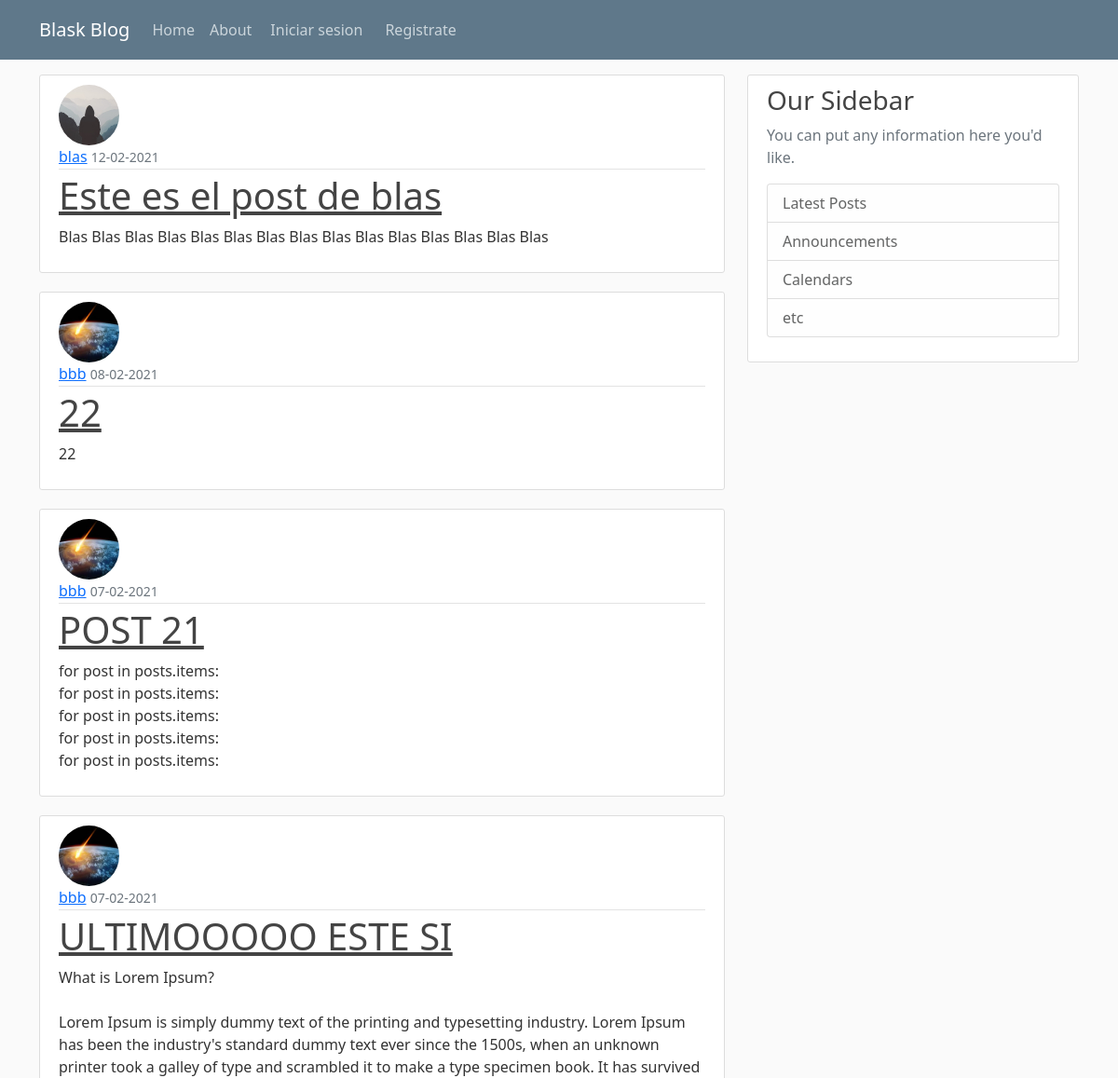
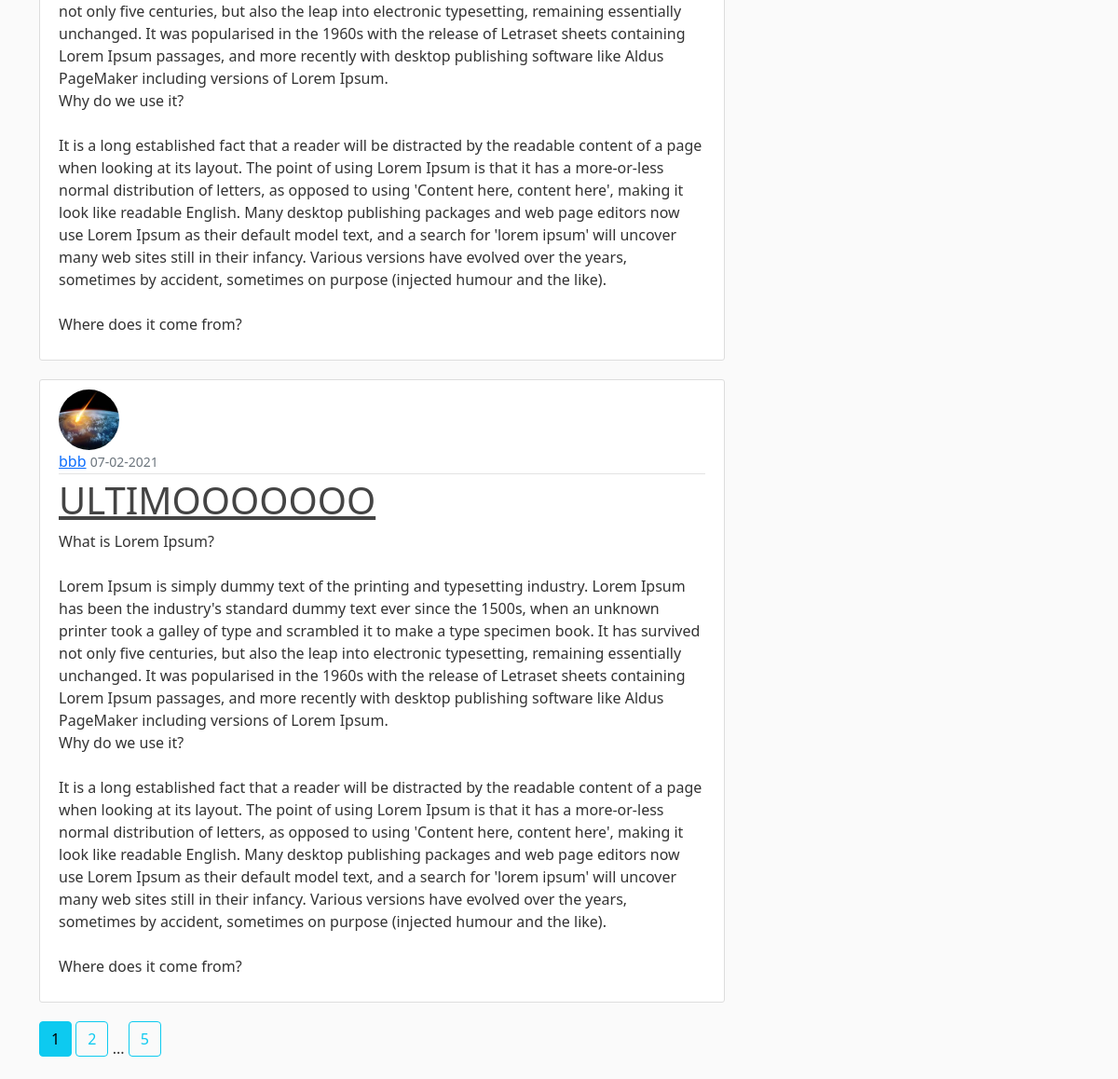
Page /home on the earlier database version (2 pictures, top to bottom).
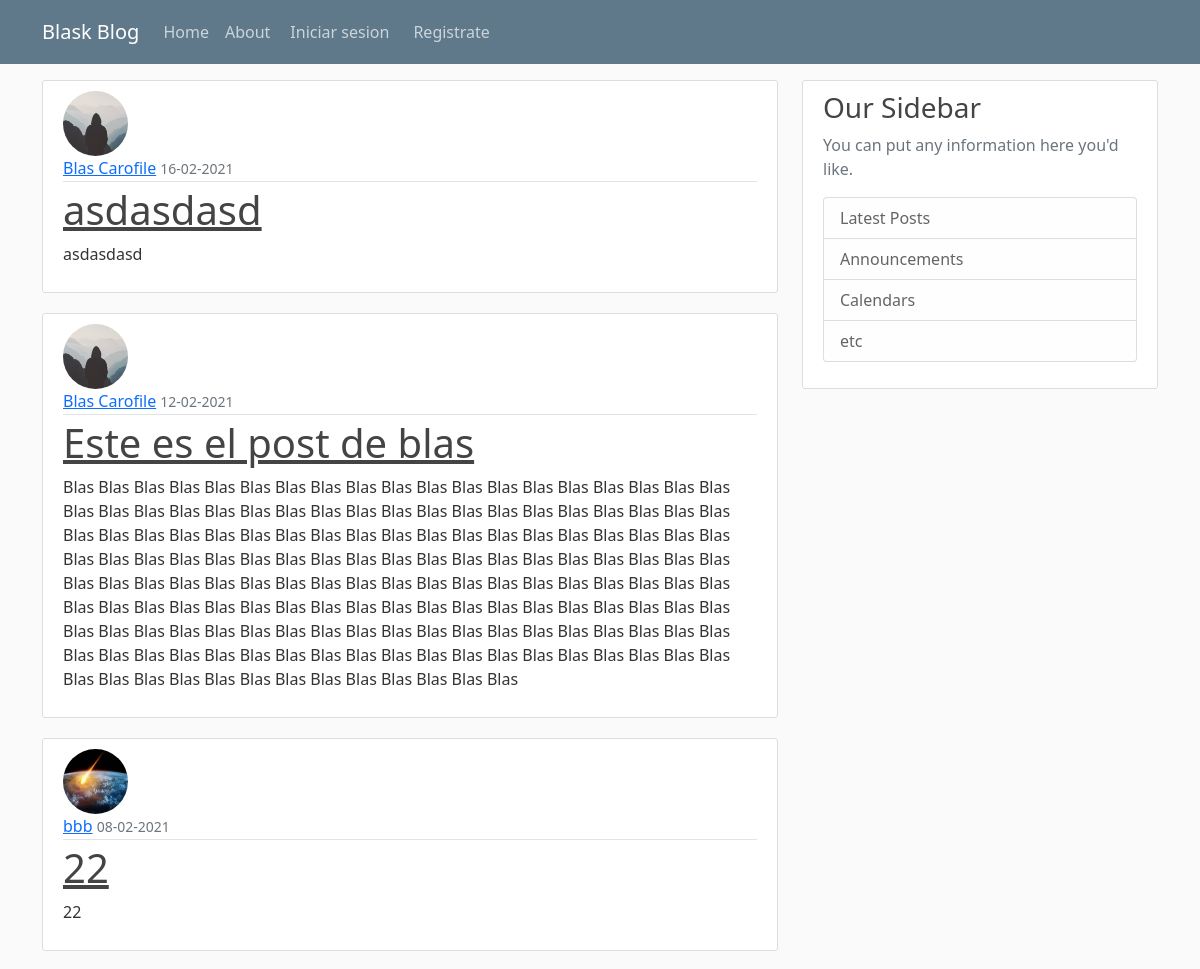
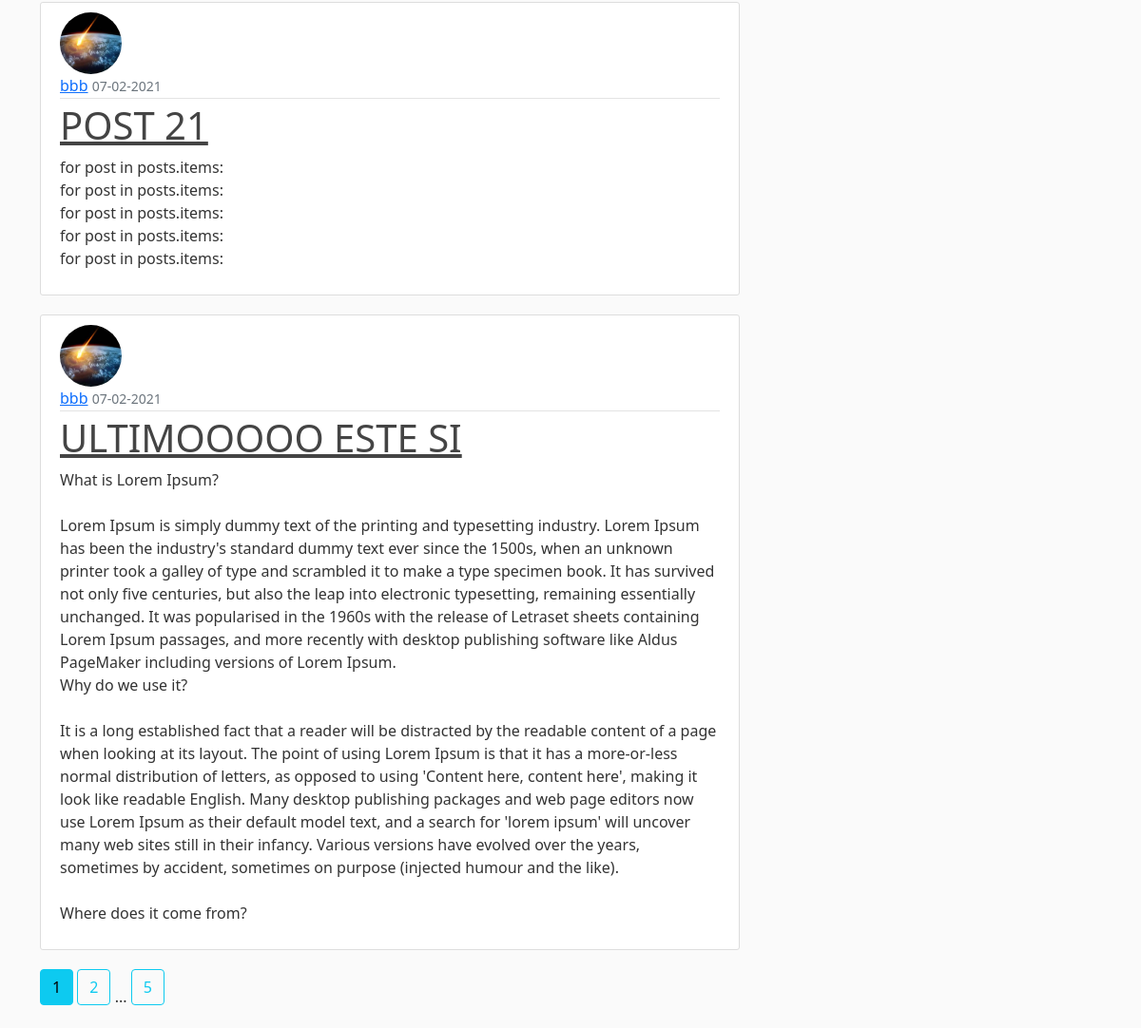
Same page on the later database version (2 pictures, top to bottom).
### flaskblog/models.py (models this page shows, shortened)
class Post(db.Model):
	id = db.Column(db.Integer, primary_key=True)
	title = db.Column(db.String(100), nullable=False)
	date_posted = db.Column(db.DateTime, nullable=False, default=datetime.utcnow)
	content = db.Column(db.Text, nullable=False)
	user_id = db.Column(db.Integer, db.ForeignKey('user.id'), nullable=False)

class User(db.Model, UserMixin):
	id = db.Column(db.Integer, primary_key=True)
	username = db.Column(db.String(20), unique=True, nullable=False)
	email = db.Column(db.String(120), unique=True, nullable=False)
	image_file = db.Column(db.String(20), nullable=False, default='default.jpg')
	password = db.Column(db.String(60), nullable=False)
	posts = db.relationship('Post', backref=db.backref('author', lazy=True)) # o lazy dynamic

### flaskblog/main/routes.py (the view)
@main.route('/')
@main.route('/home')
def home():
	page = request.args.get('page', 1, type=int)
	posts = Post.query.order_by(Post.date_posted.desc()).paginate(page=page, per_page=5)
	return render_template('home.html', posts=posts)

### flaskblog/templates/home.html
{% extends "layout.html" %}
{% block content %}
	{% for post in posts.items %}
		<article class="media content-section">
			<img class="rounded-circle article-img" src="{{ url_for('static', filename='profile_pics/' + post.author.image_file) }}">
		  	<div class="media-body">
		    	<div class="article-metadata">
		      		<a class="mr-2" href="{{ url_for('users.user_posts', username=post.author.username) }}">{{ post.author.username }}</a>
		      		<small class="text-muted">{{ post.date_posted.strftime('%d-%m-%Y') }}</small>
		    	</div>
		    	<h1><a class="article-title" href="{{ url_for('posts.post', post_id=post.id) }}">{{ post.title }}</a></h1>
		    	<p class="article-content">{{ post.content }}</p>
		  	</div>
		</article>
	{% endfor %}
	{% for page_num in posts.iter_pages(left_edge=1, right_edge=1, left_current=1, right_current=2) %}
		{% if page_num %}
			{% if posts.page == page_num %}
				<a class="btn btn-info mb-4" href="{{ url_for('main.home', page=page_num) }}">{{ page_num }}</a>
			{% else %}
				<a class="btn btn-outline-info mb-4" href="{{ url_for('main.home', page=page_num) }}">{{ page_num }}</a>
			{% endif %}
		{% else %}
		...
		{% endif %}
	{% endfor %}
{% endblock content %}

### flaskblog/templates/layout.html (shortened to what this page needs)
<!DOCTYPE html>
<html>
<head>
	<link href="https://cdn.jsdelivr.net/npm/bootstrap@5.0.0-beta1/dist/css/bootstrap.min.css" rel="stylesheet">
    <link rel="stylesheet" type="text/css" href="{{ url_for('static', filename='main.css') }}">
</head>
<body>
	<header class="site-header">
	  <nav class="navbar navbar-expand-md navbar-dark bg-steel fixed-top">
	    <div class="container">
	      <a class="navbar-brand mr-4" href="/">Blask Blog</a>
	      <div class="collapse navbar-collapse" id="navbarToggle">
	        <div class="navbar-nav mr-auto">
	          <a class="nav-item nav-link" href="{{ url_for('main.home')}}">Home</a>
	          <a class="nav-item nav-link" href="{{ url_for('main.about')}}">About</a>
	        </div>
	        <div class="navbar-nav">
	        	{% if current_user.is_authenticated %}
	        		<a class="nav-item nav-link m-1" href="{{ url_for('posts.new_post')}}">Nuevo Post</a>
	        		<a class="nav-item nav-link m-1" href="{{ url_for('users.account')}}">Mi cuenta</a>
	        		<a class="nav-item nav-link m-1" href="{{ url_for('users.logout')}}">Cerrar sesion</a>
	        	{% else %}
		          	<a class="nav-item nav-link m-1" href="{{ url_for('users.login')}}">Iniciar sesion</a>
		          	<a class="nav-item nav-link m-1" href="{{ url_for('users.register')}}">Registrate</a>
		        {% endif %}
	        </div>
	      </div>
	    </div>
	  </nav>
	</header>
	<main role="main" class="container">
	  <div class="row">
	    <div class="col-md-8">
	    	{% block content %}{% endblock %}
	    </div>
	    <div class="col-md-4">
	      <div class="content-section">
	        <h3>Our Sidebar</h3>
	        <p class='text-muted'>You can put any information here you'd like.
	          <ul class="list-group">
	            <li class="list-group-item list-group-item-light">Latest Posts</li>
	            <li class="list-group-item list-group-item-light">Announcements</li>
	            <li class="list-group-item list-group-item-light">Calendars</li>
	            <li class="list-group-item list-group-item-light">etc</li>
	          </ul>
	        </p>
	      </div>
	    </div>
	  </div>
	</main>
</body>
</html>

### flaskblog/static/main.css (style rules this page uses)
body { background: #fafafa; color: #333333; margin-top: 5rem; }
h1, h2, h3, h4, h5, h6 { color: #444444; }
.bg-steel { background-color: #5f788a; }
.site-header .navbar-nav .nav-link { color: #cbd5db; }
.content-section { background: #ffffff; padding: 10px 20px; border: 1px solid #dddddd; border-radius: 3px; margin-bottom: 20px; }
.article-title { color: #444444; }
.article-content { white-space: pre-line; }
.article-img { height: 65px; width: 65px; margin-right: 16px; }
.article-metadata { padding-bottom: 1px; margin-bottom: 4px; border-bottom: 1px solid #e3e3e3 }

Differences in the rows shown:
no longer on this page (row unchanged): Post: image_file (picture), author.username "bbb", date_posted "07-02-2021", title "ULTIMOOOOOOO", content "What is Lorem Ipsum? Lorem Ipsum is simply dummy text of the printing and typesetting industry. Lorem Ipsum has been the industry's standard dummy text ever since the 1500s, when an unknown printer took a galley of type and scrambled it to make a type specimen book. It has survived not only five centuries, but also the leap into electronic typesetting, remaining essentially unchanged. It was popularised in the 1960s with the release of Letraset sheets containing Lorem Ipsum passages, and more recently with desktop publishing software like Aldus PageMaker including versions of Lorem Ipsum. Why do we use it? It is a long established fact that a reader will be distracted by the readable…"
added Post: image_file (placeholder picture), author.username "Blas Carofile", date_posted "16-02-2021", title "asdasdasd", content "asdasdasd"
changed Post "Este es el post de blas": author.username "blas" → "Blas Carofile"; content "Blas Blas Blas Blas Blas Blas Blas Blas Blas Blas Blas Blas Blas Blas Blas" → "…Blas Blas Blas Blas Blas Blas Blas Blas Blas Blas Blas Blas Blas Blas Blas Blas Blas Blas Blas Blas Blas Blas Blas Blas Blas Blas Blas Blas Blas Blas Blas Blas Blas Blas Blas Blas Blas Blas Blas Blas Blas Blas Blas Blas Blas Blas Blas Blas Blas Blas Blas Blas Blas Blas Blas Blas Blas Blas Blas Blas Blas Blas Blas Blas Blas Blas Blas Blas Blas Blas Blas Blas Blas Blas Blas Blas Blas Blas Blas Blas Blas Blas Blas Blas Blas Blas Blas Blas Blas Blas Blas Blas Blas Blas Blas Blas Blas Blas Blas Blas Blas Blas Blas Blas Blas Blas Blas Blas Blas Blas Blas Blas Blas Blas Blas Blas Blas Blas Blas Blas Blas Blas Blas Blas Blas Blas Blas Blas Blas Blas Blas Blas Blas Blas Blas Blas Blas Blas Blas…"
